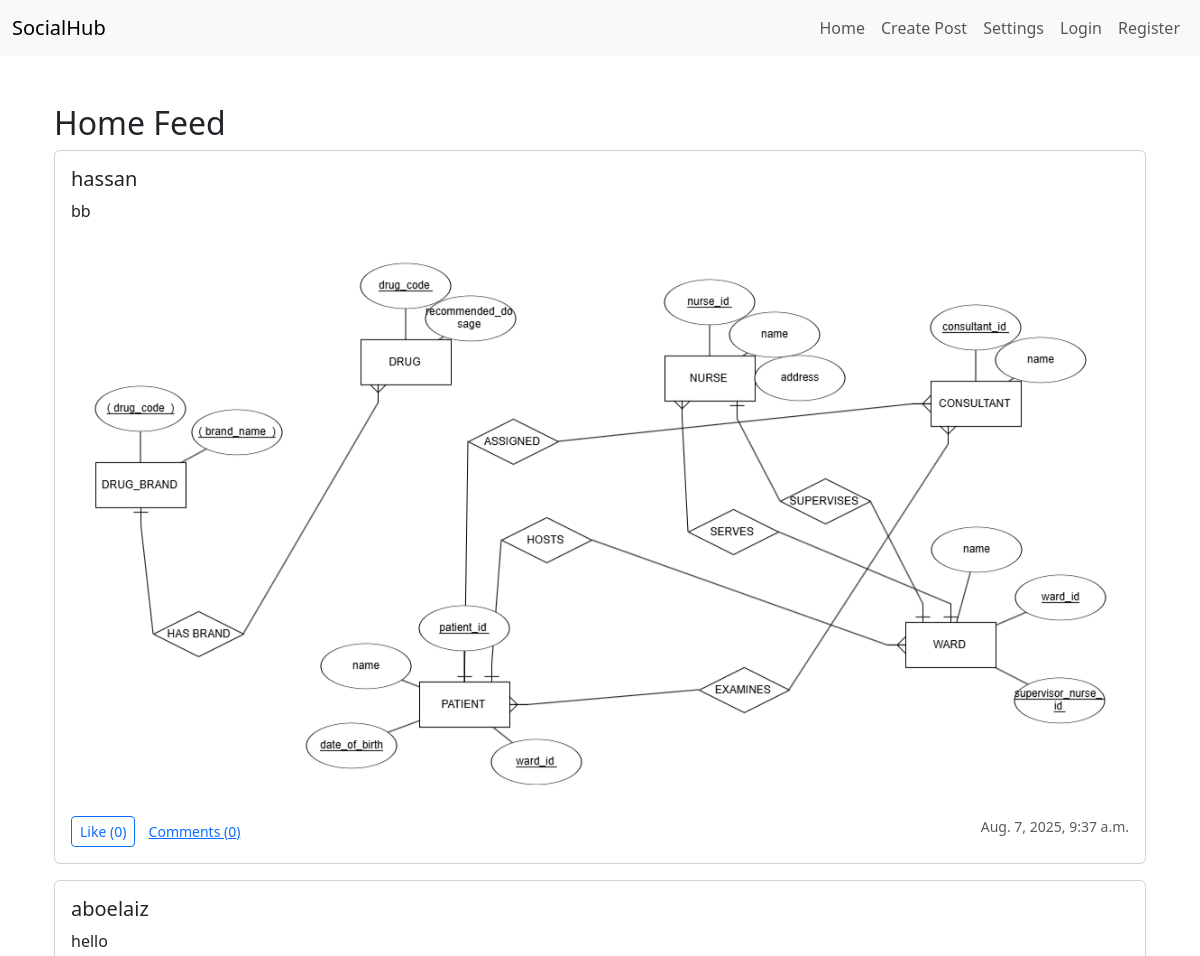
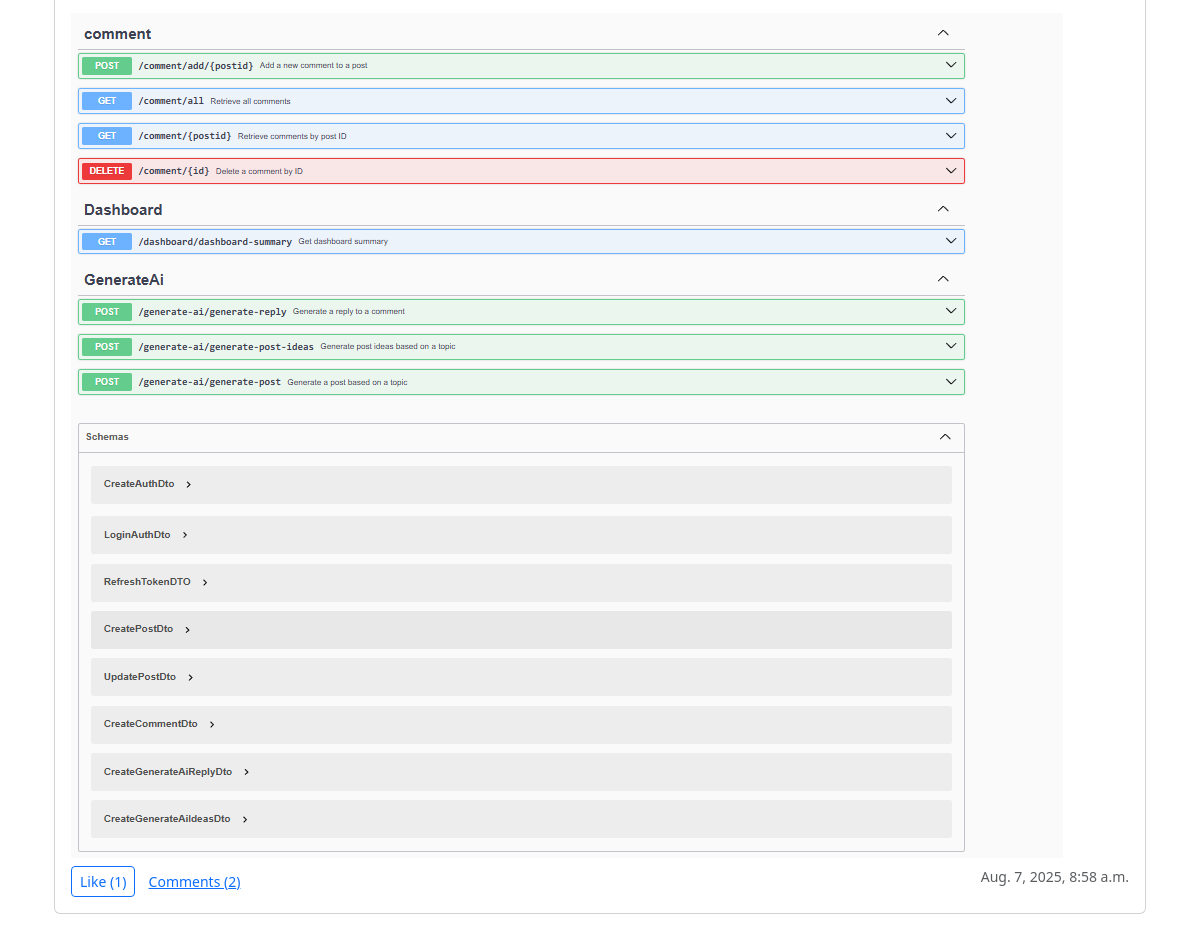
/posts/, run on the app's committed database (2 pictures, top to bottom).
### posts/models.py (models this page shows, shortened)
class Post(models.Model):
    user = models.ForeignKey(User, on_delete=models.CASCADE)
    text = models.TextField()
    image = models.ImageField(upload_to='posts/', blank=True, null=True)
    timestamp = models.DateTimeField(auto_now_add=True)

### posts/views.py (the view)
# urls.py: path('', views.home_feed, name='home_feed'),
def home_feed(request):
    posts = Post.objects.all().order_by('-timestamp')
    return render(request, 'posts/feed.html', {'posts': posts})

### posts/templates/posts/feed.html (shortened to what this page needs)
{% extends 'base.html' %}
{% block content %}
<div class="container mt-5">
  <h2>Home Feed</h2>
  {% for post in posts %}
    <div class="card mb-3">
      <div class="card-body">
        <h5 class="card-title">{{ post.user.username }}</h5>
        <p class="card-text">{{ post.text }}</p>
        {% if post.image %}
          <img src="{{ post.image.url }}" class="img-fluid mb-2">
        {% endif %}
        <button class="btn btn-outline-primary btn-sm like-btn" data-post-id="{{ post.id }}">
          Like (<span class="like-count">{{ post.likes.count }}</span>)
        </button>
        <a href="{% url 'post_detail' post.id %}" class="btn btn-link btn-sm">Comments ({{ post.comments.count }})</a>
        <small class="text-muted float-end">{{ post.timestamp }}</small>
      </div>
    </div>
  {% empty %}
    <p>No posts yet.</p>
  {% endfor %}
</div>
{% endblock %}

### core/templates/base.html (shortened to what this page needs)
<!DOCTYPE html>
<html lang="en">
<head>
  <link href="https://cdn.jsdelivr.net/npm/bootstrap@5.3.0/dist/css/bootstrap.min.css" rel="stylesheet">
</head>
<body>
<nav class="navbar navbar-expand-lg navbar-light bg-light">
  <div class="container-fluid">
    <a class="navbar-brand" href="/">SocialHub</a>
    <div class="collapse navbar-collapse" id="navbarNav">
      <ul class="navbar-nav ms-auto">
        <li class="nav-item"><a class="nav-link" href="/">Home</a></li>
        <li class="nav-item"><a class="nav-link" href="/posts/create/">Create Post</a></li>
        <li class="nav-item"><a class="nav-link" href="/users/settings/">Settings</a></li>
        {% if user.is_authenticated %}
        <li class="nav-item"><a class="nav-link" href="{% url 'profile' user.username %}">Profile</a></li>
        <li class="nav-item"><a class="nav-link" href="/users/logout/">Logout</a></li>
        {% else %}
        <li class="nav-item"><a class="nav-link" href="/users/login/">Login</a></li>
        <li class="nav-item"><a class="nav-link" href="/users/register/">Register</a></li>
        {% endif %}
      </ul>
    </div>
  </div>
</nav>
<div class="container">
  {% block content %}{% endblock %}
</div>
</body>
</html>

### data on the page
Post: user.username "hassan", text "bb", image (picture), likes.count "0", comments.count "0", timestamp "Aug. 7, 2025, 9:37 a.m."
Post: user.username "aboelaiz", text "hello", image (picture), likes.count "1", comments.count "2", timestamp "Aug. 7, 2025, 8:58 a.m."
